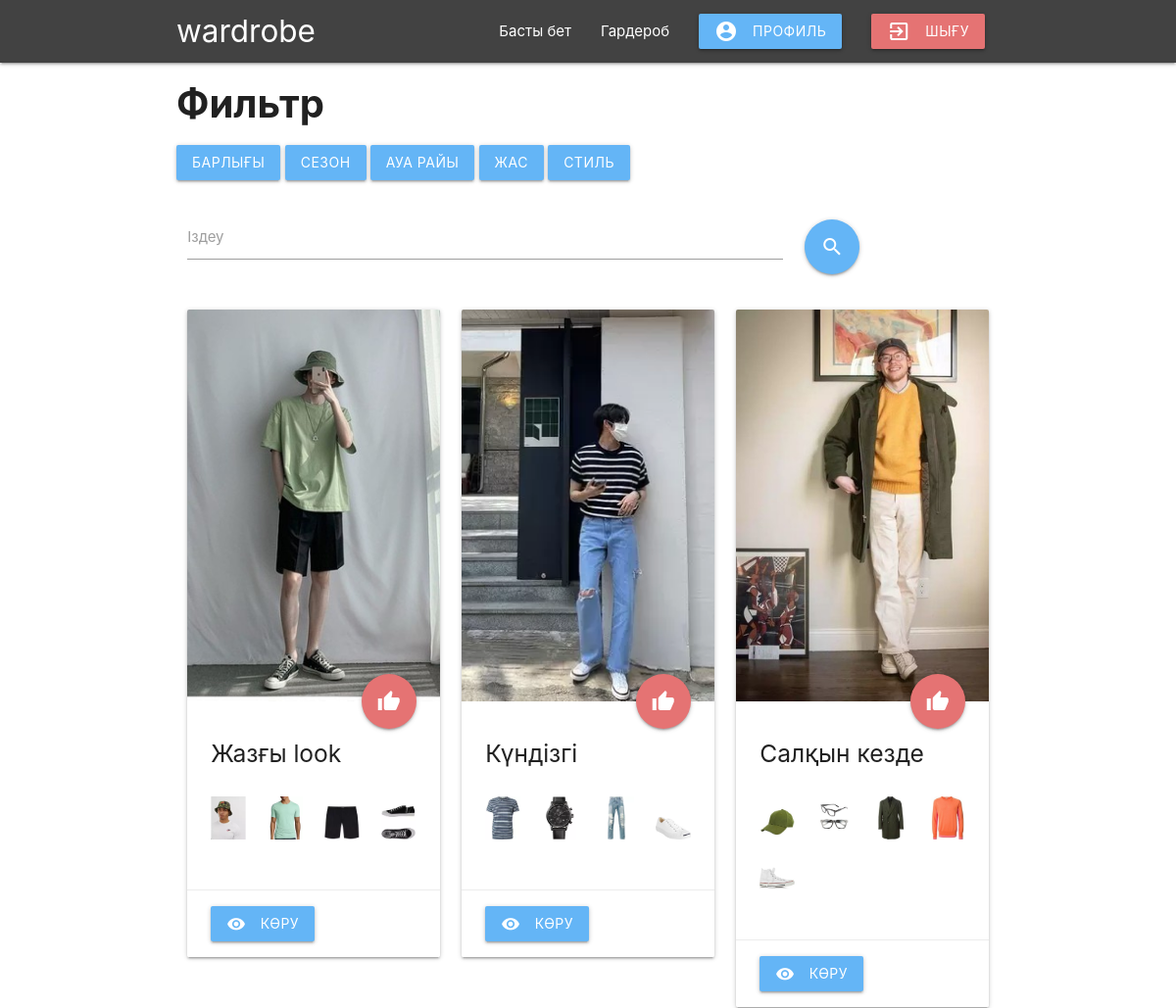
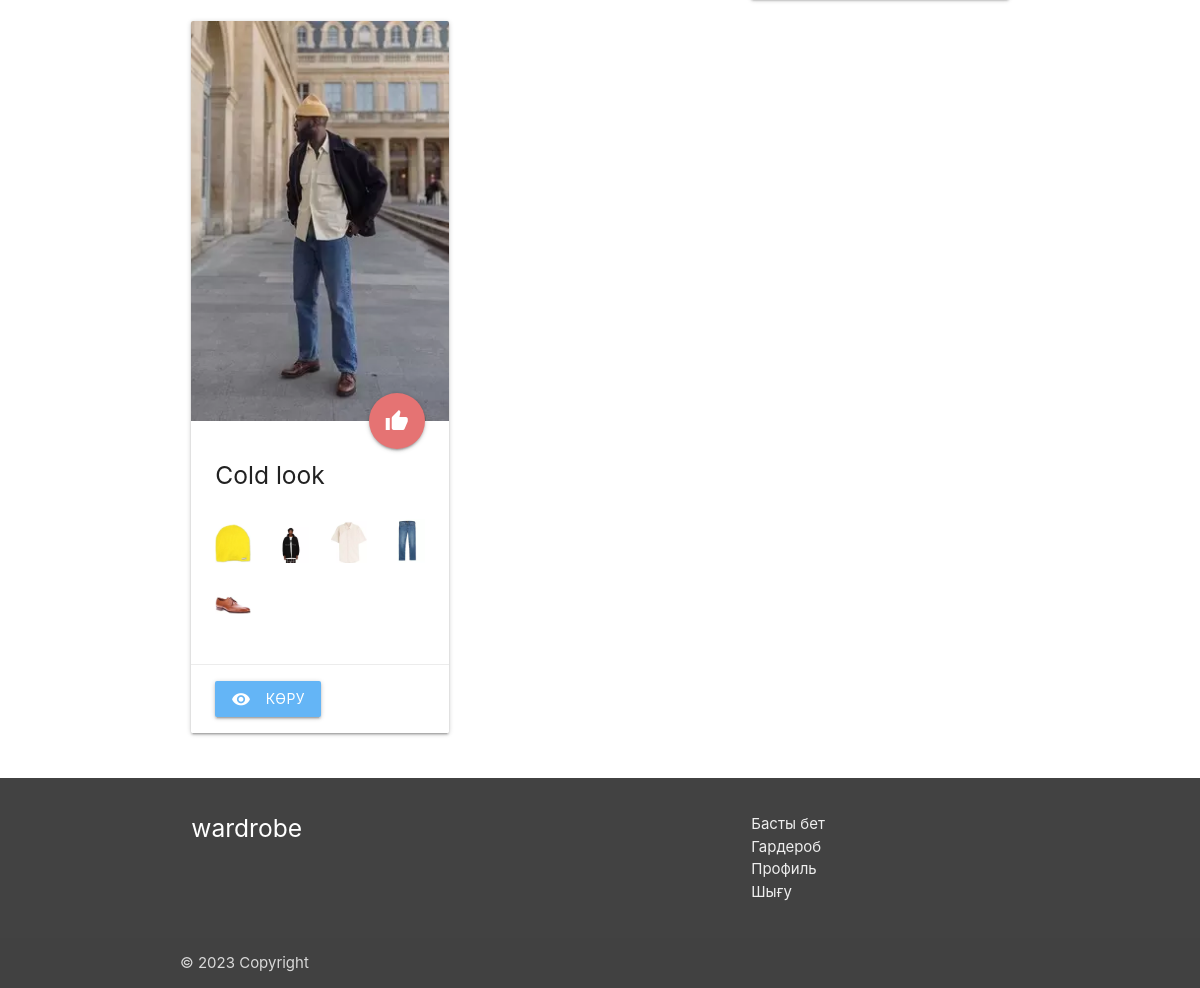
The page /looks/view/ (signed in) on the database its author committed (2 pictures, top to bottom).
### warderobApp/models.py (models this page shows, shortened)
class Look(models.Model):
    lookName = models.CharField("Лук атауы", max_length=255, blank=True, null=True)
    season = models.ForeignKey(Season, on_delete=models.CASCADE, verbose_name="Мезгіл", blank=True, null=True)
    weather = models.ForeignKey(Weather, on_delete=models.CASCADE, verbose_name="Ауа-райы", blank=True, null=True)
    style = models.ForeignKey(Style, on_delete=models.CASCADE, verbose_name="Стиль", blank=True, null=True)
    age = models.ForeignKey(Age, on_delete=models.CASCADE, verbose_name="Жас", blank=True, null=True)
    description = models.TextField("Сипаттамасы", blank=True, null=True)
    lookFullPhoto = models.ImageField("Луктың суреті", upload_to="images/looks/", blank=True, null=True)
    head = models.ImageField("Бас киім", upload_to="images/heads/", blank=True, null=True)
    headLink = models.CharField("Сілтеме", max_length=500, blank=True, null=True)
    eyes = models.ImageField("Көз", upload_to="images/eyes/", blank=True, null=True)
    eyesLink = models.CharField("Сілтеме", max_length=500, blank=True, null=True)
    top1 = models.ImageField("Куртка", upload_to="images/top1/", blank=True, null=True)
    top1Link = models.CharField("Сілтеме", max_length=500, blank=True, null=True)
    top2 = models.ImageField("Футболка", upload_to="images/top2/", blank=True, null=True)
    top2Link = models.CharField("Сілтеме", max_length=500, blank=True, null=True)
    hands = models.ImageField("Қол", upload_to="images/hands/", blank=True, null=True)
    handsLink = models.CharField("Сілтеме", max_length=500, blank=True, null=True)
    bottom1 = models.ImageField("Шалбар", upload_to="images/bottom1/", blank=True, null=True)
    bottom1Link = models.CharField("Сілтеме", max_length=500, blank=True, null=True)
    bottom2 = models.ImageField("Шолақ", upload_to="images/bottom2/", blank=True, null=True)
    bottom2Link = models.CharField("Сілтеме", max_length=500, blank=True, null=True)
    shoes = models.ImageField("Аяқ киім", upload_to="images/shoes/", blank=True, null=True)
    shoesLink = models.CharField("Сілтеме", max_length=500, blank=True, null=True)
    isFavorite = models.BooleanField("Таңдаулы", default=False, blank=True, null=True)
    isPopular = models.BooleanField("Таңымал", default=False, blank=True, null=True)
    class Meta:
        verbose_name = "Лук"
        verbose_name_plural = "Луктар"

### warderobApp/views.py (the view)
# urls.py: path('looks/view/', views.looksPage, name='looksPage'),
def looksPage(request):
    ages = Age.objects.all()
    weathers = Weather.objects.all()
    seasons = Season.objects.all()
    styles = Style.objects.all()
    looks = Look.objects.all()
    searchData = request.GET.get('search')
    if searchData:
        looks = Look.objects.filter(Q(lookName__icontains=searchData) | Q(description__icontains=searchData))
    else:
        looks = Look.objects.all()
    return render(request, 'looks.html', {
        'ages': ages,
        'weathers': weathers,
        'seasons': seasons,
        'styles': styles,
        'looks': looks
    })

### warderobApp/templates/looks.html (shortened to what this page needs)
{% extends './base.html' %}
{% block content %}
{% if user.is_authenticated %}
    <div class="a-block">
        <div class="container">
            <h2 class="primary-title">Фильтр</h2>
            <div class="filter">
                <a href="{% url 'looksPage' %}" class="btn waves-effect waves-light blue lighten-2">Барлығы</a>
                <a class='dropdown-trigger btn waves-effect waves-light blue lighten-2' href='#' data-target='dropdown1'>Сезон</a>
                <a class='dropdown-trigger btn waves-effect waves-light blue lighten-2' href='#' data-target='dropdown2'>Ауа райы</a>
                <a class='dropdown-trigger btn waves-effect waves-light blue lighten-2' href='#' data-target='dropdown3'>Жас</a>
                <a class='dropdown-trigger btn waves-effect waves-light blue lighten-2' href='#' data-target='dropdown4'>Стиль</a>
            </div>
            <form action="{% url 'looksPage' %}">
                <div class="row">
                    <div class="input-field col s9">
                        <input id="icon_prefix" type="search" name="search" class="validate">
                        <label for="icon_prefix">Іздеу</label>
                    </div>
                    <div class="col s3">
                        <button type="submit" style="margin-top: 20px;" class="btn-floating btn-large waves-effect waves-light blue lighten-2"><i class="material-icons">search</i></button>
                    </div>
                </div>
            </form>
            <div class="row">
                {% for look in looks %}
                <div class="col s12 m6 l4">
                    <div class="card">
                        <div class="card-image">
                            <img src="{{ look.lookFullPhoto.url }}">
                            <form method="post" action="{% url 'toggle_favorite' pk=look.pk %}">
                                {% if favorited %}
                                <button onclick="M.toast({html: 'Таңдаулыға қосылды'})" data-id="{{ look.pk }}" class="favorite-btn btn-floating btn-large halfway-fab waves-effect waves-light red lighten-2"><i class="material-icons">delete</i></button>
                                {% else %}
                                <button onclick="M.toast({html: 'Таңдаулыға қосылды'})" data-id="{{ look.pk }}" class="favorite-btn btn-floating btn-large halfway-fab waves-effect waves-light red lighten-2"><i class="material-icons">thumb_up</i></button>
                                {% endif %}
                                <span class="badge">{{ favorite_count }}</span>
                            </form>
                        </div>
                        <div class="card-content">
                            <h5 style="margin-bottom: 30px;">{{ look.lookName }}</h5>
                            <div class="row">
                                {% if look.head and look.headLink %}
                                <div class="col s3">
                                    <a href="{{ look.headLink }}" target="_blank"><img width="100%" src="{{ look.head.url }}"></a>
                                </div>
                                {% else %}
                                <div></div>
                                {% endif %}
                                {% if look.eyes and look.eyesLink %}
                                <div class="col s3">
                                    <a href="{{ look.eyesLink }}" target="_blank"><img width="100%" src="{{ look.eyes.url }}"></a>
                                </div>
                                {% else %}
                                <div></div>
                                {% endif %}
                                {% if look.top1 and look.top1Link %}
                                <div class="col s3">
                                    <a href="{{ look.top1Link }}" target="_blank"><img width="100%" src="{{ look.top1.url }}"></a>
                                </div>
                                {% else %}
                                <div></div>
                                {% endif %}
                                {% if look.top2 and look.top2Link %}
                                <div class="col s3">
                                    <a href="{{ look.top2Link }}" target="_blank"><img width="100%" src="{{ look.top2.url }}"></a>
                                </div>
                                {% else %}
                                <div></div>
                                {% endif %}
                                {% if look.hands and look.handsLink %}
                                <div class="col s3">
                                    <a href="{{ look.handsLink }}" target="_blank"><img width="100%" src="{{ look.hands.url }}"></a>
                                </div>
                                {% else %}
                                <div></div>
                                {% endif %}
                                {% if look.bottom1 and look.bottom1Link %}
                                <div class="col s3">
                                    <a href="{{ look.bottom1Link }}" target="_blank"><img width="100%" src="{{ look.bottom1.url }}"></a>
                                </div>
                                {% else %}
                                <div></div>
                                {% endif %}
                                {% if look.shoes and look.shoesLink %}
                                <div class="col s3">
                                    <a href="{{ look.shoesLink }}" target="_blank"><img width="100%" src="{{ look.shoes.url }}"></a>
                                </div>
                                {% else %}
                                <div></div>
                                {% endif %}
                            </div>
                        </div>
                        <div class="card-action">
                          <a href="{% url 'lookDetailPage' pk=look.pk %}" class="btn waves-effect waves-light blue lighten-2"><i class="material-icons left">remove_red_eye</i> Көру</a>
                        </div>
                      </div>
                </div>
                {% endfor %}
            </div>
        </div>
    </div>
{% endif %}
{% endblock %}

### warderobApp/templates/base.html (shortened to what this page needs)
{% load static %}
<!doctype html>
<html lang="kz">
<head>
    <link rel="stylesheet" href="{% static './css/style.css' %}">
    <link rel="stylesheet" href="{% static './css/materialize.min.css' %}">
</head>
<body>
    <header>
        <nav class="grey darken-3">
            <div class="container">
                <div class="nav-wrapper">
                    <a href="#" class="brand-logo">wardrobe</a>
                    <ul class="right hide-on-med-and-down">
                        <li><a href="{% url 'homePage' %}">Басты бет</a></li>
                        <li><a href="{% url 'looksPage' %}">Гардероб</a></li>
                        {% if user.is_authenticated %}
                        <li><a href="{% url 'userProfilePage' %}" class="btn waves-effect waves-light blue lighten-2"><i
                                    class="material-icons left">account_circle</i> Профиль</a></li>
                        <li><a href="{% url 'logoutUser' %}" class="btn waves-effect waves-light red lighten-2"><i
                                    class="material-icons left">exit_to_app</i> Шығу</a></li>
                        {% else %}
                        <li><a href="{% url 'loginPage' %}">Кіру</a></li>
                        <li><a href="{% url 'signUp' %}" class="btn waves-effect waves-light blue lighten-2"><i
                                    class="material-icons left">person_add</i> Тіркелу</a></li>
                        {% endif %}
                    </ul>
                </div>
            </div>
        </nav>
    </header>
    {% block content %}
    {% endblock %}
    <footer class="page-footer grey darken-3">
        <div class="container">
            <div class="row">
                <div class="col l6 s12">
                    <h5 class="white-text">wardrobe</h5>
                </div>
                <div class="col l4 offset-l2 s12">
                    <ul>
                        <li><a class="grey-text text-lighten-3" href="{% url 'homePage' %}">Басты бет</a></li>
                        {% if user.is_authenticated %}
                        <li><a class="grey-text text-lighten-3" href="{% url 'looksPage' %}">Гардероб</a></li>
                        <li><a class="grey-text text-lighten-3" href="{% url 'userProfilePage' %}">Профиль</a></li>
                        <li><a class="grey-text text-lighten-3" href="{% url 'logoutUser' %}">Шығу</a></li>
                        {% else %}
                        <li><a class="grey-text text-lighten-3" href="{% url 'signUp' %}">Тіркелу</a></li>
                        <li><a class="grey-text text-lighten-3" href="{% url 'loginPage' %}">Кіру</a></li>
                        {% endif %}
                    </ul>
                </div>
            </div>
        </div>
        <div class="footer-copyright">
            <div class="container">
                © 2023 Copyright
            </div>
        </div>
    </footer>
</body>
</html>

### warderobApp/static/css/style.css (style rules this page uses)
.a-block { padding: 10px 0; }
.a-block .primary-title { font-size: 40px; margin-top: 10px; margin-bottom: 10px; font-weight: 700; }
.filter { margin: 20px 0; }

### warderobApp/templates/looks.html (style rules this page uses)
.card .card-image img { width: 100%; height: 400px; object-fit:cover; }

### rows shown on the page
Look: lookFullPhoto (picture), lookName "Жазғы look", head (picture), top2 (picture), bottom1 (picture), shoes (picture)
Look: lookFullPhoto (picture), lookName "Күндізгі", top2 (picture), hands (picture), bottom1 (picture), shoes (picture)
Look: lookFullPhoto (picture), lookName "Салқын кезде", head (picture), eyes (picture), top1 (picture), top2 (picture), shoes (picture)
Look: lookFullPhoto (picture), lookName "Cold look", head (picture), top1 (picture), top2 (picture), bottom1 (picture), shoes (picture)
